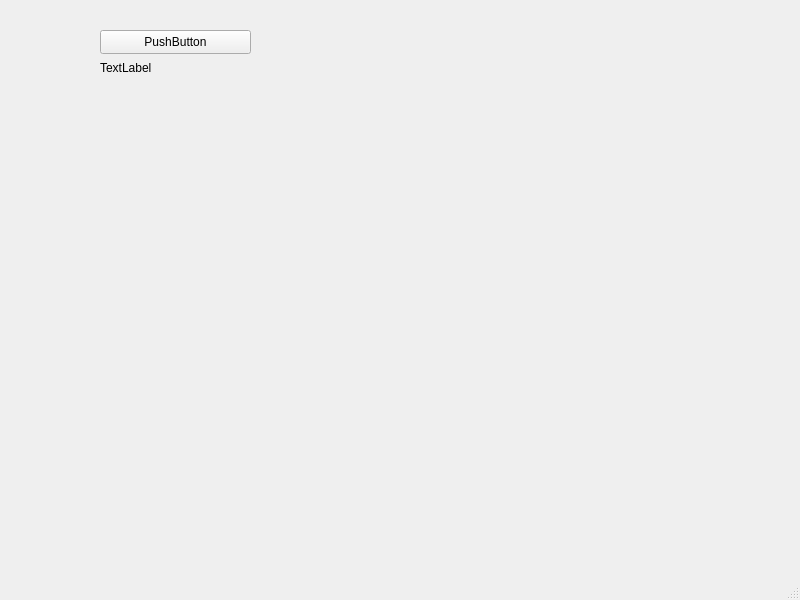
<?xml version="1.0" encoding="UTF-8"?>
<ui version="4.0">
 <class>MainWindow</class>
 <widget class="QMainWindow" name="MainWindow">
  <property name="geometry">
   <rect>
    <x>0</x>
    <y>0</y>
    <width>800</width>
    <height>600</height>
   </rect>
  </property>
  <property name="windowTitle">
   <string>MainWindow</string>
  </property>
  <widget class="QWidget" name="centralwidget">
   <widget class="QPushButton" name="pushButton">
    <property name="geometry">
     <rect>
      <x>100</x>
      <y>30</y>
      <width>151</width>
      <height>24</height>
     </rect>
    </property>
    <property name="text">
     <string>PushButton</string>
    </property>
   </widget>
   <widget class="QLabel" name="label">
    <property name="geometry">
     <rect>
      <x>100</x>
      <y>60</y>
      <width>151</width>
      <height>16</height>
     </rect>
    </property>
    <property name="text">
     <string>TextLabel</string>
    </property>
   </widget>
  </widget>
  <widget class="QMenuBar" name="menubar">
   <property name="geometry">
    <rect>
     <x>0</x>
     <y>0</y>
     <width>800</width>
     <height>22</height>
    </rect>
   </property>
  </widget>
  <widget class="QStatusBar" name="statusbar"/>
 </widget>
 <resources/>
 <connections/>
</ui>
